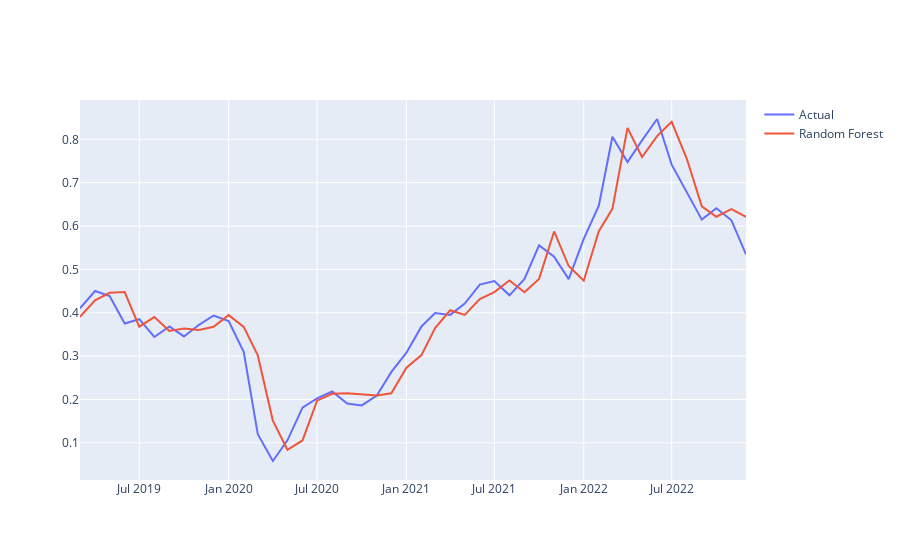

Notebook code cell kept with this figure:
### Code cell
# Random Forest Regressor
rf = RandomForestRegressor()

# Define the hyperparameters for the Random Forest
param_distributions_rf = {
    'n_estimators': randint(100, 500),
    'max_depth': randint(1, 10),
    'min_samples_split': uniform(0.01, 0.2),
    'min_samples_leaf': uniform(0.01, 0.2),
}

# Perform randomized search for Random Forest
rnd_search_cv_rf = RandomizedSearchCV(rf, param_distributions_rf, n_iter=10, verbose=2, cv=3)
rnd_search_cv_rf.fit(X_train, y_train)

# Print the best parameters for Random Forest
print(f"Random Forest - Best parameters: {rnd_search_cv_rf.best_params_}")

# Fit and predict with the best parameters for Random Forest
best_rf = rnd_search_cv_rf.best_estimator_
y_pred_rf = best_rf.predict(X_test)

# Calculate the MAE and MAPE for Random Forest
mae_rf = mean_absolute_error(y_test, y_pred_rf)
mape_rf = mean_absolute_percentage_error(y_test, y_pred_rf)
print(f"Random Forest - MAE: {mae_rf}\nRandom Forest - MAPE: {mape_rf}")

fig = go.Figure()
fig.add_trace(go.Scatter(x=test.index[timesteps-1:], y=y_test.flatten(), mode='lines', name='Actual'))
fig.add_trace(go.Scatter(x=test.index[timesteps-1:], y=y_pred_rf, mode='lines', name='Random Forest'))
